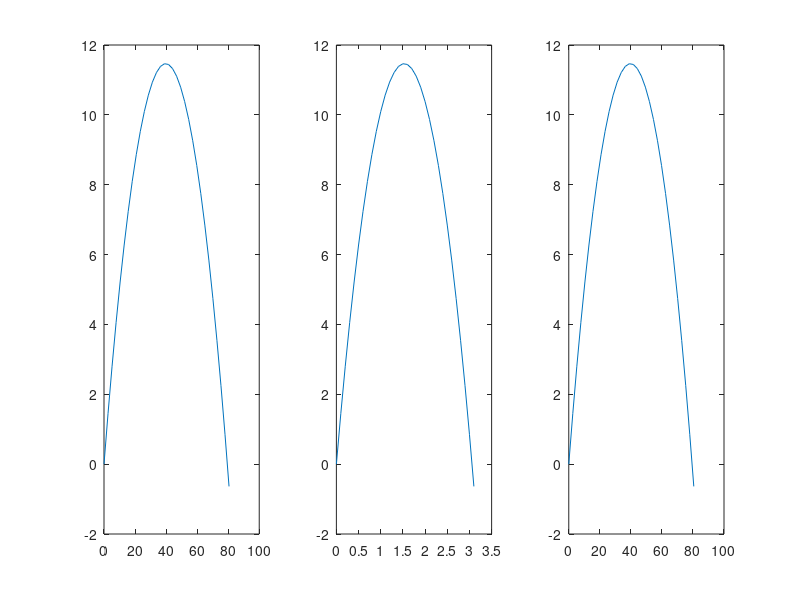

The MATLAB source for this figure: (Note: this script raises an error after producing the figure.)
t = 0:0.1:3.1;
y = 15*t - 4.905*t.^2;
x = 25.98*t;
subplot (1,3,1)
%para cuer cuantos metros para llegar a altura max
plot(x,y)
subplot (1,3,2)
%para ver cuanto tiempo para llegar a altura max
plot(t,y)
subplot (1,3,3)
plot3(x,y,t)
 
plot(x,y)
hold on
for i = 0:0.1:3.1
    ex = 25.98*i;
    ey = 15*i - 4.905*i.^2;
    hold on
    plot(x(ex),y(ey), 'b0')
end
    
    